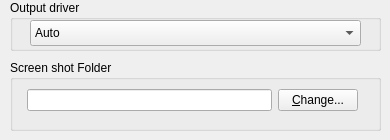
   <widget class="QWidget" name="page">
    <widget class="QGroupBox" name="groupBox_3">
     <property name="geometry">
      <rect>
       <x>10</x>
       <y>0</y>
       <width>371</width>
       <height>51</height>
      </rect>
     </property>
     <property name="title">
      <string>Output driver</string>
     </property>
     <widget class="QComboBox" name="comboBox_2">
      <property name="geometry">
       <rect>
        <x>20</x>
        <y>20</y>
        <width>331</width>
        <height>26</height>
       </rect>
      </property>
      <item>
       <property name="text">
        <string>Auto</string>
       </property>
      </item>
     </widget>
    </widget>
    <widget class="QGroupBox" name="groupBox_12">
     <property name="geometry">
      <rect>
       <x>10</x>
       <y>60</y>
       <width>371</width>
       <height>71</height>
      </rect>
     </property>
     <property name="title">
      <string>Screen shot Folder</string>
     </property>
     <widget class="QWidget" name="layoutWidget">
      <property name="geometry">
       <rect>
        <x>17</x>
        <y>25</y>
        <width>331</width>
        <height>31</height>
       </rect>
      </property>
      <layout class="QHBoxLayout" name="horizontalLayout_4">
       <item>
        <widget class="QLineEdit" name="lineEditSc">
         <property name="readOnly">
          <bool>true</bool>
         </property>
        </widget>
       </item>
       <item>
        <widget class="QPushButton" name="chScDir">
         <property name="text">
          <string>&amp;Change...</string>
         </property>
        </widget>
       </item>
      </layout>
     </widget>
    </widget>
   </widget>
